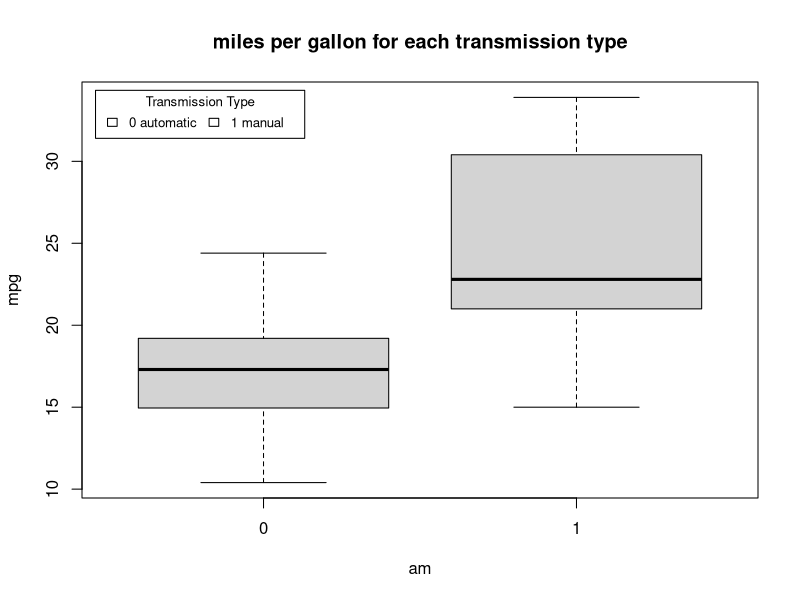
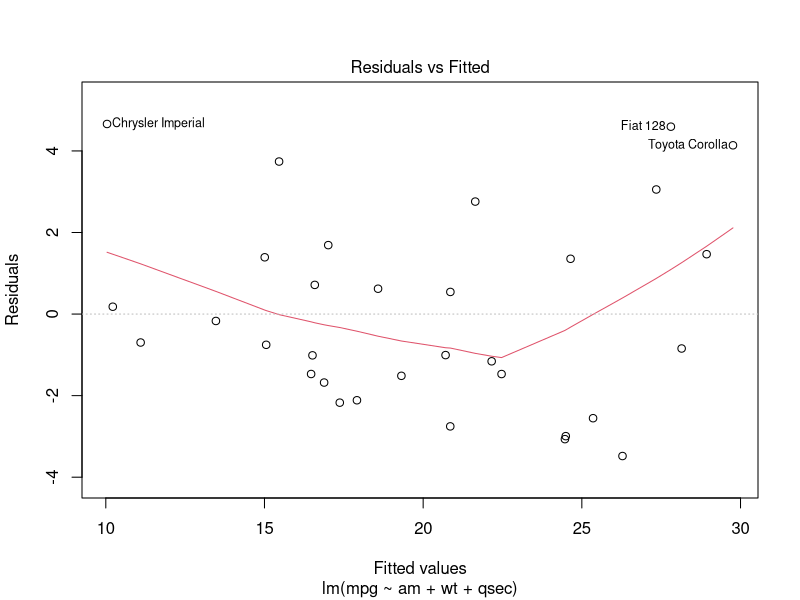
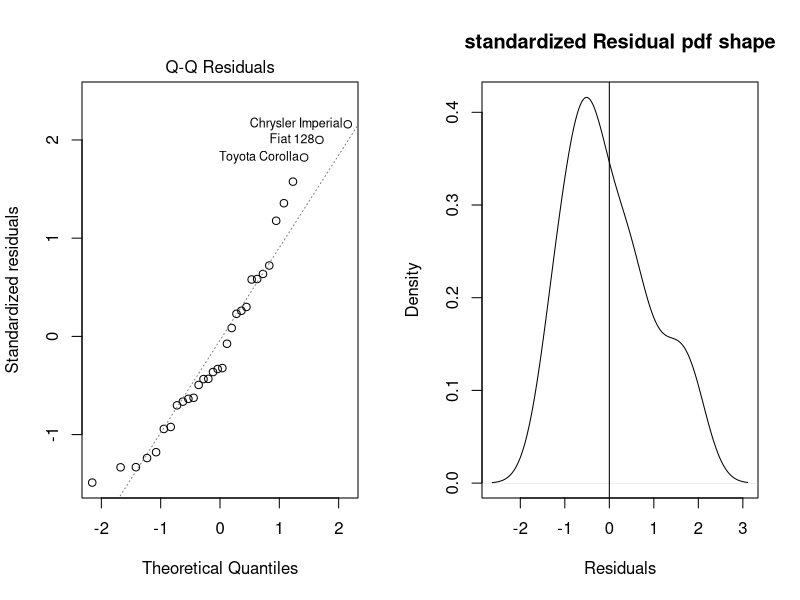
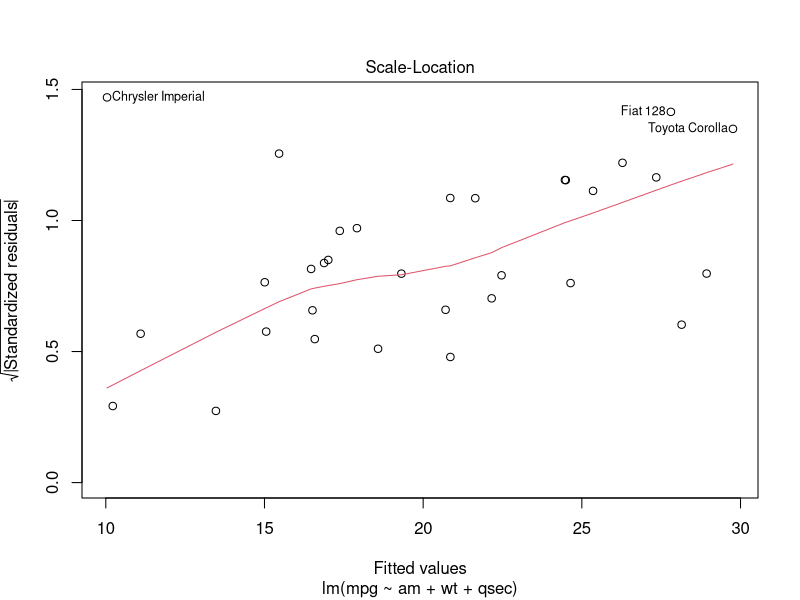
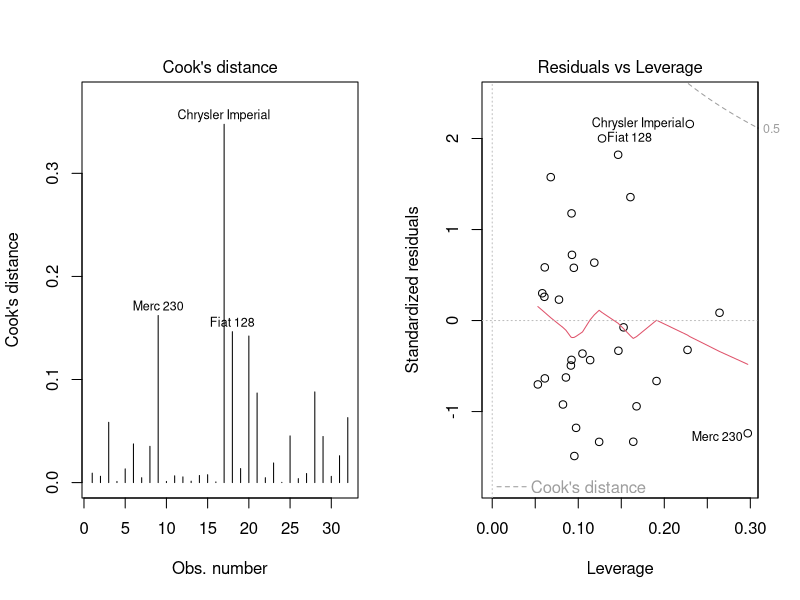
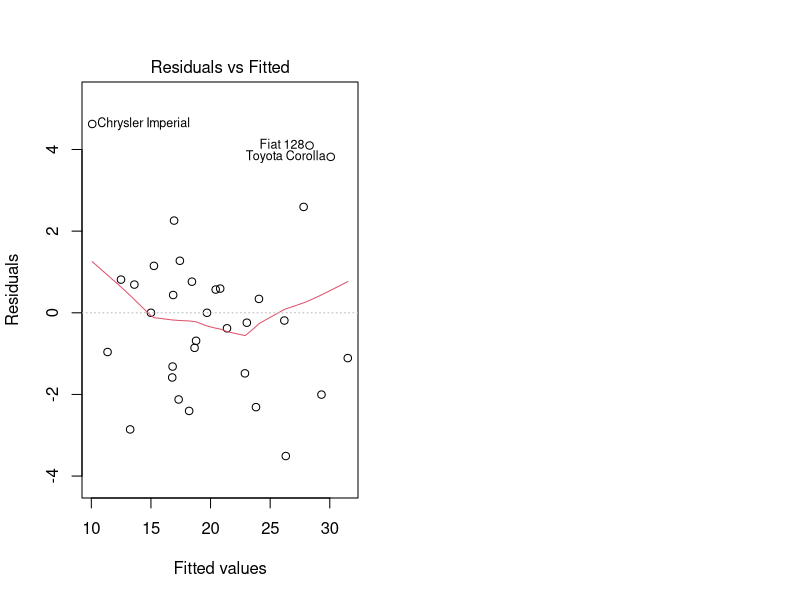
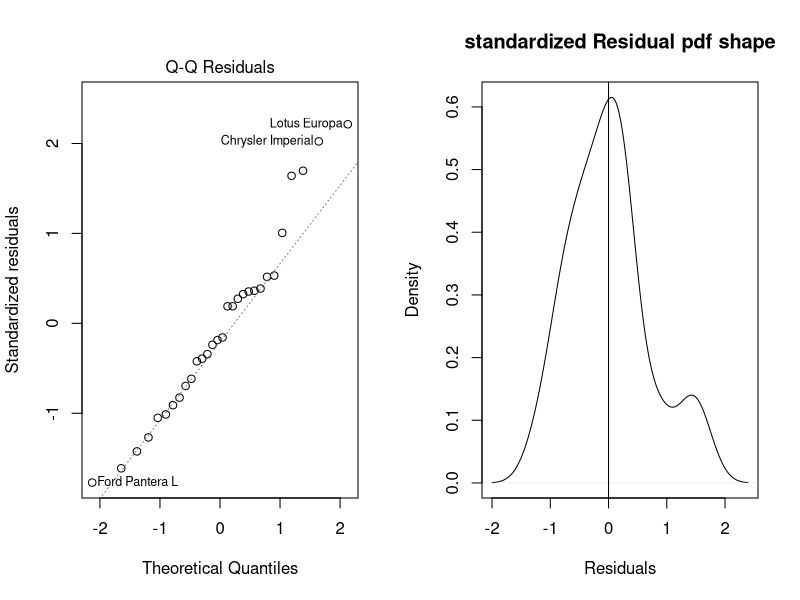
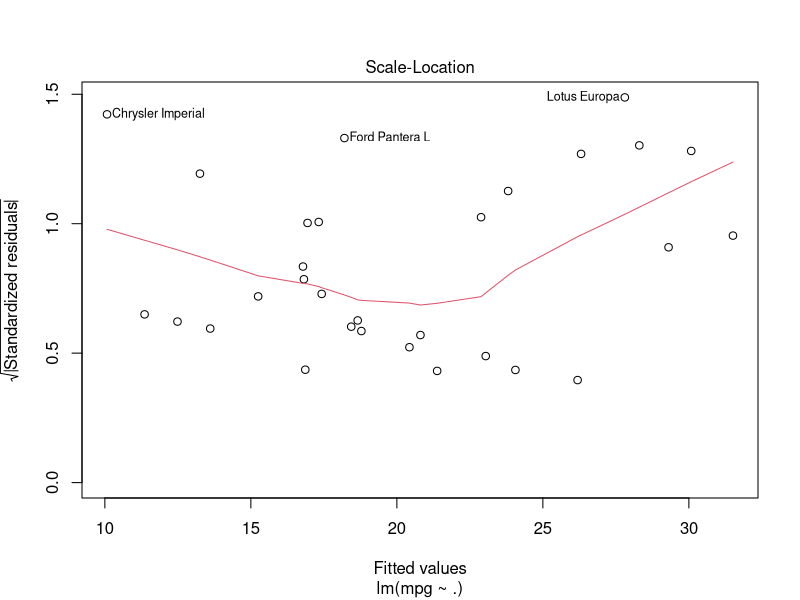

Write the R code that produced these figures, in order.
## ---- chunk 1
#knitr::opts_chunk$set(echo = TRUE)
data("mtcars")
library(lmtest)
library(ggplot2)
library(gridExtra)
## ---- chunk 2
lapply(mtcars, unique,axis =  1 )
## ---- chunk 3
mtcars$cyl <-as.factor( mtcars$cyl)
mtcars$vs <-as.factor( mtcars$vs)
mtcars$carb <-as.factor( mtcars$carb)
mtcars$am <-as.factor( mtcars$am)
mtcars$gear <-as.factor( mtcars$gear)
## ---- chunk 4
summary(mtcars)
## ---- chunk 5
boxplot(mpg ~ am,data = mtcars)
title(main ="miles per gallon for each transmission type")
legend("topleft", inset=.02, title="Transmission Type",c("0 automatic","1 manual"), fill=topo.colors(0), horiz=TRUE, cex=0.8)
## ---- chunk 6
t.test(mtcars$mpg ~ mtcars$am, alternative = "two.sided", var.equal = FALSE)
## ---- chunk 7
model1 <- lm(mpg ~ am+ disp+ wt+ cyl+ drat +gear +qsec +vs +carb + hp, data = mtcars) 
modl1 <- step(model1 ,trace = FALSE , k = log(nrow(mtcars) ))
## ---- chunk 8
modl1$anova
## ---- chunk 9
model1 <- lm(mpg ~ ., data = mtcars)
summary(model1)$call; summary(model1)$coef
deviance(model1)
## ---- chunk 10
summary(modl1)$call; summary(modl1)$coef
deviance(modl1)
## ---- chunk 11
plot(modl1,which = 1)
## ---- chunk 12
par(mfrow = c(1, 2))
plot(modl1,which = 2)
resdulpdf<-density(modl1$residuals /summary.lm(modl1)$sigma)
plot(resdulpdf,main='standardized Residual pdf shape',xlab='Residuals')
abline(v = 0)
## ---- chunk 13
par(mfrow = c(1, 1))
plot(modl1,which = 3)

## ---- chunk 14
bptest(modl1)
## ---- chunk 15
par(mfrow = c(1, 2))
plot(modl1,which = c(4,5))

## ---- chunk 16
plot(model1,which = 1)
## ---- chunk 17
par(mfrow = c(1, 2))
plot(model1,which = 2)
resdulpdf<-density(model1$residuals /summary.lm(model1)$sigma)
plot(resdulpdf,main='standardized Residual pdf shape',xlab='Residuals')
abline(v = 0)
## ---- chunk 18
par(mfrow = c(1, 1))
plot(model1,which = 3)

## ---- chunk 19
bptest(model1)
